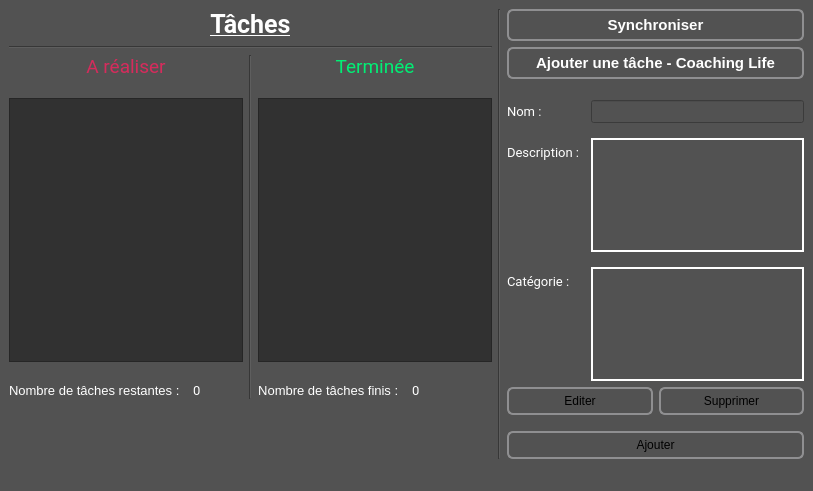
<?xml version="1.0" encoding="UTF-8"?>
<ui version="4.0">
 <class>MainWindow</class>
 <widget class="QMainWindow" name="MainWindow">
  <property name="geometry">
   <rect>
    <x>0</x>
    <y>0</y>
    <width>813</width>
    <height>491</height>
   </rect>
  </property>
  <property name="sizePolicy">
   <sizepolicy hsizetype="Maximum" vsizetype="Preferred">
    <horstretch>0</horstretch>
    <verstretch>0</verstretch>
   </sizepolicy>
  </property>
  <property name="baseSize">
   <size>
    <width>0</width>
    <height>0</height>
   </size>
  </property>
  <property name="windowTitle">
   <string>MainWindow</string>
  </property>
  <property name="styleSheet">
   <string notr="true"> background-color :#525252;</string>
  </property>
  <widget class="QWidget" name="centralwidget">
   <layout class="QHBoxLayout" name="horizontalLayout">
    <item>
     <layout class="QVBoxLayout" name="verticalLayout">
      <property name="spacing">
       <number>6</number>
      </property>
      <property name="rightMargin">
       <number>0</number>
      </property>
      <item>
       <widget class="QLabel" name="label">
        <property name="font">
         <font>
          <family>Roboto</family>
          <pointsize>19</pointsize>
          <weight>75</weight>
          <italic>false</italic>
          <bold>true</bold>
          <underline>true</underline>
         </font>
        </property>
        <property name="styleSheet">
         <string notr="true">color:#FFF;</string>
        </property>
        <property name="text">
         <string>Tâches</string>
        </property>
        <property name="alignment">
         <set>Qt::AlignCenter</set>
        </property>
       </widget>
      </item>
      <item>
       <widget class="Line" name="line">
        <property name="orientation">
         <enum>Qt::Horizontal</enum>
        </property>
       </widget>
      </item>
      <item>
       <layout class="QHBoxLayout" name="horizontalLayout_2">
        <property name="bottomMargin">
         <number>60</number>
        </property>
        <item>
         <layout class="QVBoxLayout" name="verticalLayout_3">
          <property name="spacing">
           <number>20</number>
          </property>
          <property name="topMargin">
           <number>0</number>
          </property>
          <item>
           <widget class="QLabel" name="titleTodo">
            <property name="font">
             <font>
              <family>Roboto</family>
              <pointsize>14</pointsize>
             </font>
            </property>
            <property name="styleSheet">
             <string notr="true">color:#d62b5c;</string>
            </property>
            <property name="text">
             <string>A réaliser</string>
            </property>
            <property name="alignment">
             <set>Qt::AlignCenter</set>
            </property>
           </widget>
          </item>
          <item>
           <widget class="QListWidget" name="listTodo">
            <property name="font">
             <font>
              <pointsize>15</pointsize>
              <weight>75</weight>
              <bold>true</bold>
             </font>
            </property>
            <property name="acceptDrops">
             <bool>true</bool>
            </property>
            <property name="styleSheet">
             <string notr="true">QListView { background-color :#313131; color : #FFF; font-size: 15pt; font-weight: bold; }
QListView::item { background-color: #d62b5c; padding: 7%;}
QListView::item::hover { background-color: #c12753 }</string>
            </property>
            <property name="showDropIndicator" stdset="0">
             <bool>true</bool>
            </property>
            <property name="dragEnabled">
             <bool>true</bool>
            </property>
            <property name="dragDropMode">
             <enum>QAbstractItemView::DragDrop</enum>
            </property>
            <property name="defaultDropAction">
             <enum>Qt::MoveAction</enum>
            </property>
           </widget>
          </item>
          <item>
           <layout class="QHBoxLayout" name="horizontalLayout_5">
            <property name="spacing">
             <number>10</number>
            </property>
            <property name="bottomMargin">
             <number>0</number>
            </property>
            <item>
             <widget class="QLabel" name="countTodoLabel">
              <property name="font">
               <font>
                <pointsize>10</pointsize>
               </font>
              </property>
              <property name="styleSheet">
               <string notr="true">color : #FFFFFF;</string>
              </property>
              <property name="text">
               <string>Nombre de tâches restantes : </string>
              </property>
              <property name="alignment">
               <set>Qt::AlignCenter</set>
              </property>
             </widget>
            </item>
            <item>
             <widget class="QLabel" name="countTodoInt">
              <property name="font">
               <font>
                <family>Roboto</family>
                <pointsize>10</pointsize>
               </font>
              </property>
              <property name="styleSheet">
               <string notr="true">color : #FFF;</string>
              </property>
              <property name="text">
               <string>0</string>
              </property>
             </widget>
            </item>
           </layout>
          </item>
         </layout>
        </item>
        <item>
         <widget class="Line" name="line_3">
          <property name="orientation">
           <enum>Qt::Vertical</enum>
          </property>
         </widget>
        </item>
        <item>
         <layout class="QVBoxLayout" name="verticalLayout_4">
          <property name="spacing">
           <number>20</number>
          </property>
          <property name="rightMargin">
           <number>0</number>
          </property>
          <item>
           <widget class="QLabel" name="titleFinish">
            <property name="font">
             <font>
              <family>Roboto</family>
              <pointsize>14</pointsize>
             </font>
            </property>
            <property name="styleSheet">
             <string notr="true">color :#00ef75;</string>
            </property>
            <property name="text">
             <string>Terminée</string>
            </property>
            <property name="alignment">
             <set>Qt::AlignCenter</set>
            </property>
           </widget>
          </item>
          <item>
           <widget class="QListWidget" name="listFinish">
            <property name="font">
             <font>
              <pointsize>15</pointsize>
              <weight>75</weight>
              <bold>true</bold>
             </font>
            </property>
            <property name="acceptDrops">
             <bool>true</bool>
            </property>
            <property name="styleSheet">
             <string notr="true">QListView { background-color :#313131; color : #FFF; font-size: 15pt; font-weight: bold; }
QListView::item { background-color: #00ef75; padding: 7%; }
QListView::item::hover { background-color: #00d769 }</string>
            </property>
            <property name="showDropIndicator" stdset="0">
             <bool>true</bool>
            </property>
            <property name="dragEnabled">
             <bool>true</bool>
            </property>
            <property name="dragDropMode">
             <enum>QAbstractItemView::DragDrop</enum>
            </property>
            <property name="defaultDropAction">
             <enum>Qt::MoveAction</enum>
            </property>
           </widget>
          </item>
          <item>
           <layout class="QHBoxLayout" name="horizontalLayout_6">
            <property name="spacing">
             <number>10</number>
            </property>
            <property name="topMargin">
             <number>0</number>
            </property>
            <item>
             <widget class="QLabel" name="countFinishLabel">
              <property name="font">
               <font>
                <pointsize>10</pointsize>
               </font>
              </property>
              <property name="styleSheet">
               <string notr="true">color : #FFFFFF;</string>
              </property>
              <property name="text">
               <string>Nombre de tâches finis : </string>
              </property>
              <property name="alignment">
               <set>Qt::AlignCenter</set>
              </property>
             </widget>
            </item>
            <item>
             <widget class="QLabel" name="countFinishInt">
              <property name="font">
               <font>
                <family>Roboto</family>
                <pointsize>10</pointsize>
               </font>
              </property>
              <property name="styleSheet">
               <string notr="true">color : #FFF;</string>
              </property>
              <property name="text">
               <string>0</string>
              </property>
             </widget>
            </item>
           </layout>
          </item>
         </layout>
        </item>
       </layout>
      </item>
     </layout>
    </item>
    <item>
     <widget class="Line" name="line_4">
      <property name="orientation">
       <enum>Qt::Vertical</enum>
      </property>
     </widget>
    </item>
    <item>
     <layout class="QVBoxLayout" name="verticalLayout_2">
      <property name="rightMargin">
       <number>0</number>
      </property>
      <property name="bottomMargin">
       <number>0</number>
      </property>
      <item>
       <widget class="QPushButton" name="syncButton">
        <property name="font">
         <font>
          <pointsize>11</pointsize>
          <weight>75</weight>
          <bold>true</bold>
         </font>
        </property>
        <property name="layoutDirection">
         <enum>Qt::LeftToRight</enum>
        </property>
        <property name="autoFillBackground">
         <bool>false</bool>
        </property>
        <property name="styleSheet">
         <string notr="true"> QPushButton {
	color : #FFF;
     border: 2px solid #8f8f91;
     border-radius: 6px;
     background-color: qlineargradient(x1: 0, y1: 0, x2: 0, y2: 1,
                                       stop: 0 #2B2B2B, stop: 1 #333333);
     padding: 5%;
 }

 QPushButton:hover {
     background-color: qlineargradient(x1: 0, y1: 0, x2: 0, y2: 1,
                                       stop: 0 #333333, stop: 1 #2B2B2B);
 } 

 QPushButton:pressed {
	color : #000;
    background-color: qlineargradient(x1: 0, y1: 0, x2: 0, y2: 1,
                                       stop: 0 #dadbde, stop: 1 #f6f7fa);
 }
 
 QPushButton:flat {
     border: none; /* no border for a flat push button */
 }
 
 QPushButton:default {
     border-color: navy; /* make the default button prominent */
 }</string>
        </property>
        <property name="text">
         <string>Synchroniser</string>
        </property>
        <property name="checkable">
         <bool>false</bool>
        </property>
        <property name="autoDefault">
         <bool>false</bool>
        </property>
       </widget>
      </item>
      <item>
       <widget class="QPushButton" name="coachButton">
        <property name="font">
         <font>
          <pointsize>11</pointsize>
          <weight>75</weight>
          <bold>true</bold>
         </font>
        </property>
        <property name="layoutDirection">
         <enum>Qt::LeftToRight</enum>
        </property>
        <property name="autoFillBackground">
         <bool>false</bool>
        </property>
        <property name="styleSheet">
         <string notr="true"> QPushButton {
	color : #FFF;
     border: 2px solid #8f8f91;
     border-radius: 6px;
     background-color: qlineargradient(x1: 0, y1: 0, x2: 0, y2: 1,
                                       stop: 0 #3CB371, stop: 1 #2E8B57	);
     padding: 5%;
 }

 QPushButton:hover {
     background-color: qlineargradient(x1: 0, y1: 0, x2: 0, y2: 1,
                                       stop: 0 #2E8B57, stop: 1 #3CB371);
 } 

 QPushButton:pressed {
	color : #000;
    background-color:#20B2AA;
 }
 
 QPushButton:flat {
     border: none; /* no border for a flat push button */
 }
 
 QPushButton:default {
     border-color: navy; /* make the default button prominent */
 }</string>
        </property>
        <property name="text">
         <string>Ajouter une tâche - Coaching Life</string>
        </property>
        <property name="checkable">
         <bool>false</bool>
        </property>
        <property name="autoDefault">
         <bool>false</bool>
        </property>
       </widget>
      </item>
      <item>
       <layout class="QFormLayout" name="formLayout">
        <property name="horizontalSpacing">
         <number>11</number>
        </property>
        <property name="verticalSpacing">
         <number>15</number>
        </property>
        <property name="rightMargin">
         <number>0</number>
        </property>
        <item row="3" column="1">
         <spacer name="verticalSpacer">
          <property name="orientation">
           <enum>Qt::Vertical</enum>
          </property>
          <property name="sizeHint" stdset="0">
           <size>
            <width>20</width>
            <height>40</height>
           </size>
          </property>
         </spacer>
        </item>
        <item row="4" column="0">
         <widget class="QLabel" name="nomLabel">
          <property name="font">
           <font>
            <family>Roboto</family>
            <pointsize>10</pointsize>
           </font>
          </property>
          <property name="styleSheet">
           <string notr="true">color : #FFF;</string>
          </property>
          <property name="text">
           <string>Nom :</string>
          </property>
         </widget>
        </item>
        <item row="4" column="1">
         <widget class="QLineEdit" name="nomEdit">
          <property name="font">
           <font>
            <pointsize>10</pointsize>
           </font>
          </property>
          <property name="styleSheet">
           <string notr="true">color: #FFF;</string>
          </property>
          <property name="text">
           <string/>
          </property>
          <property name="frame">
           <bool>true</bool>
          </property>
          <property name="alignment">
           <set>Qt::AlignCenter</set>
          </property>
         </widget>
        </item>
        <item row="5" column="0">
         <widget class="QLabel" name="descriptionLabel">
          <property name="font">
           <font>
            <family>Roboto</family>
            <pointsize>10</pointsize>
           </font>
          </property>
          <property name="styleSheet">
           <string notr="true">color : #FFF;</string>
          </property>
          <property name="text">
           <string>Description :</string>
          </property>
         </widget>
        </item>
        <item row="5" column="1">
         <widget class="QPlainTextEdit" name="descriptionEdit">
          <property name="font">
           <font>
            <pointsize>10</pointsize>
            <weight>50</weight>
            <bold>false</bold>
           </font>
          </property>
          <property name="cursor" stdset="0">
           <cursorShape>IBeamCursor</cursorShape>
          </property>
          <property name="mouseTracking">
           <bool>true</bool>
          </property>
          <property name="styleSheet">
           <string notr="true">color: #FFF;</string>
          </property>
          <property name="frameShape">
           <enum>QFrame::Box</enum>
          </property>
          <property name="frameShadow">
           <enum>QFrame::Plain</enum>
          </property>
          <property name="lineWidth">
           <number>2</number>
          </property>
          <property name="midLineWidth">
           <number>5</number>
          </property>
          <property name="plainText">
           <string/>
          </property>
          <property name="tabStopWidth">
           <number>79</number>
          </property>
         </widget>
        </item>
        <item row="6" column="0">
         <widget class="QLabel" name="categorieLabel">
          <property name="font">
           <font>
            <family>Roboto</family>
            <pointsize>10</pointsize>
           </font>
          </property>
          <property name="styleSheet">
           <string notr="true">color : #FFF;</string>
          </property>
          <property name="text">
           <string>Catégorie :</string>
          </property>
         </widget>
        </item>
        <item row="6" column="1">
         <widget class="QListWidget" name="catListWidget">
          <property name="font">
           <font>
            <family>Roboto</family>
            <pointsize>10</pointsize>
           </font>
          </property>
          <property name="styleSheet">
           <string notr="true">color: #FFF;</string>
          </property>
          <property name="frameShape">
           <enum>QFrame::Box</enum>
          </property>
          <property name="frameShadow">
           <enum>QFrame::Plain</enum>
          </property>
          <property name="lineWidth">
           <number>2</number>
          </property>
          <property name="midLineWidth">
           <number>5</number>
          </property>
          <property name="spacing">
           <number>2</number>
          </property>
         </widget>
        </item>
       </layout>
      </item>
      <item>
       <spacer name="verticalSpacer_2">
        <property name="orientation">
         <enum>Qt::Vertical</enum>
        </property>
        <property name="sizeHint" stdset="0">
         <size>
          <width>20</width>
          <height>40</height>
         </size>
        </property>
       </spacer>
      </item>
      <item>
       <layout class="QHBoxLayout" name="horizontalLayout_3">
        <property name="bottomMargin">
         <number>10</number>
        </property>
        <item>
         <widget class="QPushButton" name="editButton">
          <property name="layoutDirection">
           <enum>Qt::LeftToRight</enum>
          </property>
          <property name="autoFillBackground">
           <bool>false</bool>
          </property>
          <property name="styleSheet">
           <string notr="true"> QPushButton {
	color : #000;
     border: 2px solid #8f8f91;
     border-radius: 6px;
     background-color: qlineargradient(x1: 0, y1: 0, x2: 0, y2: 1,
                                       stop: 0 #f6f7fa, stop: 1 #dadbde);
     padding: 5%;
 }
 
 QPushButton:hover {
     background-color: qlineargradient(x1: 0, y1: 0, x2: 0, y2: 1,
                                       stop: 0 #dadbde, stop: 1 #f6f7fa);
 }

 QPushButton:pressed {
	color : #FFF;
     background-color: qlineargradient(x1: 0, y1: 0, x2: 0, y2: 1,
                                       stop: 0 #2B2B2B, stop: 1 #333333);
 }
 
 QPushButton:flat {
     border: none; /* no border for a flat push button */
 }
 
 QPushButton:default {
     border-color: navy; /* make the default button prominent */
 }</string>
          </property>
          <property name="text">
           <string>Editer</string>
          </property>
          <property name="checkable">
           <bool>false</bool>
          </property>
          <property name="autoDefault">
           <bool>false</bool>
          </property>
         </widget>
        </item>
        <item>
         <widget class="QPushButton" name="deleteButton">
          <property name="layoutDirection">
           <enum>Qt::LeftToRight</enum>
          </property>
          <property name="autoFillBackground">
           <bool>false</bool>
          </property>
          <property name="styleSheet">
           <string notr="true"> QPushButton {
	color : #000;
     border: 2px solid #8f8f91;
     border-radius: 6px;
     background-color: qlineargradient(x1: 0, y1: 0, x2: 0, y2: 1,
                                       stop: 0 #f6f7fa, stop: 1 #dadbde);
     padding: 5%;
 }
 
 QPushButton:hover {
     background-color: qlineargradient(x1: 0, y1: 0, x2: 0, y2: 1,
                                       stop: 0 #dadbde, stop: 1 #f6f7fa);
 }

 QPushButton:pressed {
	color : #FFF;
     background-color: qlineargradient(x1: 0, y1: 0, x2: 0, y2: 1,
                                       stop: 0 #2B2B2B, stop: 1 #333333);
 }
 
 QPushButton:flat {
     border: none; /* no border for a flat push button */
 }
 
 QPushButton:default {
     border-color: navy; /* make the default button prominent */
 }</string>
          </property>
          <property name="text">
           <string>Supprimer</string>
          </property>
          <property name="checkable">
           <bool>false</bool>
          </property>
          <property name="autoDefault">
           <bool>false</bool>
          </property>
         </widget>
        </item>
       </layout>
      </item>
      <item>
       <widget class="QPushButton" name="addButton">
        <property name="layoutDirection">
         <enum>Qt::LeftToRight</enum>
        </property>
        <property name="autoFillBackground">
         <bool>false</bool>
        </property>
        <property name="styleSheet">
         <string notr="true"> QPushButton {
	color : #000;
     border: 2px solid #8f8f91;
     border-radius: 6px;
     background-color: qlineargradient(x1: 0, y1: 0, x2: 0, y2: 1,
                                       stop: 0 #f6f7fa, stop: 1 #dadbde);
     padding: 5%;
 }
 
 QPushButton:hover {
     background-color: qlineargradient(x1: 0, y1: 0, x2: 0, y2: 1,
                                       stop: 0 #dadbde, stop: 1 #f6f7fa);
 }

 QPushButton:pressed {
	color : #FFF;
     background-color: qlineargradient(x1: 0, y1: 0, x2: 0, y2: 1,
                                       stop: 0 #2B2B2B, stop: 1 #333333);
 }
 
 QPushButton:flat {
     border: none; /* no border for a flat push button */
 }
 
 QPushButton:default {
     border-color: navy; /* make the default button prominent */
 }</string>
        </property>
        <property name="text">
         <string>Ajouter</string>
        </property>
        <property name="checkable">
         <bool>false</bool>
        </property>
        <property name="autoDefault">
         <bool>false</bool>
        </property>
       </widget>
      </item>
     </layout>
    </item>
   </layout>
  </widget>
  <widget class="QMenuBar" name="menubar">
   <property name="geometry">
    <rect>
     <x>0</x>
     <y>0</y>
     <width>813</width>
     <height>20</height>
    </rect>
   </property>
  </widget>
  <widget class="QStatusBar" name="statusbar">
   <property name="enabled">
    <bool>true</bool>
   </property>
   <property name="sizePolicy">
    <sizepolicy hsizetype="Preferred" vsizetype="Preferred">
     <horstretch>0</horstretch>
     <verstretch>0</verstretch>
    </sizepolicy>
   </property>
   <property name="font">
    <font>
     <pointsize>11</pointsize>
     <weight>75</weight>
     <bold>true</bold>
     <underline>true</underline>
    </font>
   </property>
   <property name="accessibleName">
    <string/>
   </property>
   <property name="styleSheet">
    <string notr="true">color : #FFF;</string>
   </property>
  </widget>
 </widget>
 <resources/>
 <connections/>
</ui>
